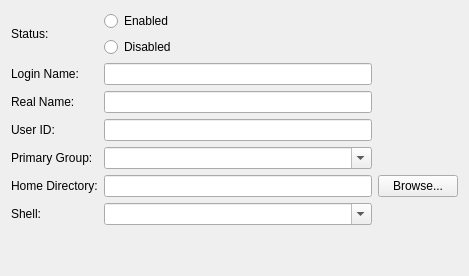
<?xml version="1.0" encoding="UTF-8"?>
<ui version="4.0">
 <class>Form</class>
 <widget class="QWidget" name="Form">
  <property name="geometry">
   <rect>
    <x>0</x>
    <y>0</y>
    <width>469</width>
    <height>276</height>
   </rect>
  </property>
  <layout class="QGridLayout" name="gridLayout">
   <item row="0" column="0">
    <widget class="QLabel" name="statusLabel">
     <property name="text">
      <string>Status:</string>
     </property>
    </widget>
   </item>
   <item row="4" column="0">
    <widget class="QLabel" name="label_6">
     <property name="text">
      <string>Login Name:</string>
     </property>
     <property name="buddy">
      <cstring>loginnameedit</cstring>
     </property>
    </widget>
   </item>
   <item row="5" column="0">
    <widget class="QLabel" name="label_5">
     <property name="text">
      <string>Real Name:</string>
     </property>
     <property name="buddy">
      <cstring>realnameedit</cstring>
     </property>
    </widget>
   </item>
   <item row="5" column="1">
    <widget class="QLineEdit" name="realnameedit"/>
   </item>
   <item row="4" column="1">
    <widget class="QLineEdit" name="loginnameedit"/>
   </item>
   <item row="0" column="1">
    <layout class="QVBoxLayout" name="verticalLayout">
     <item>
      <widget class="QRadioButton" name="enabledradio">
       <property name="text">
        <string>Enabled</string>
       </property>
       <attribute name="buttonGroup">
        <string>enabledradiogroup</string>
       </attribute>
      </widget>
     </item>
     <item>
      <widget class="QRadioButton" name="disabledradio">
       <property name="text">
        <string>Disabled</string>
       </property>
       <attribute name="buttonGroup">
        <string>enabledradiogroup</string>
       </attribute>
      </widget>
     </item>
    </layout>
   </item>
   <item row="6" column="0">
    <widget class="QLabel" name="label_4">
     <property name="text">
      <string>User ID:</string>
     </property>
     <property name="buddy">
      <cstring>uidedit</cstring>
     </property>
    </widget>
   </item>
   <item row="6" column="1">
    <widget class="QLineEdit" name="uidedit"/>
   </item>
   <item row="7" column="0">
    <widget class="QLabel" name="label_3">
     <property name="text">
      <string>Primary Group:</string>
     </property>
     <property name="buddy">
      <cstring>primarygroupedit</cstring>
     </property>
    </widget>
   </item>
   <item row="8" column="0">
    <widget class="QLabel" name="label_2">
     <property name="text">
      <string>Home Directory:</string>
     </property>
     <property name="buddy">
      <cstring>homediredit</cstring>
     </property>
    </widget>
   </item>
   <item row="8" column="1">
    <widget class="QLineEdit" name="homediredit"/>
   </item>
   <item row="8" column="2">
    <widget class="QPushButton" name="homedirbutton">
     <property name="text">
      <string>Browse...</string>
     </property>
    </widget>
   </item>
   <item row="9" column="0">
    <widget class="QLabel" name="label">
     <property name="text">
      <string>Shell:</string>
     </property>
     <property name="buddy">
      <cstring>shelledit</cstring>
     </property>
    </widget>
   </item>
   <item row="10" column="1">
    <spacer name="verticalSpacer">
     <property name="orientation">
      <enum>Qt::Vertical</enum>
     </property>
     <property name="sizeHint" stdset="0">
      <size>
       <width>20</width>
       <height>40</height>
      </size>
     </property>
    </spacer>
   </item>
   <item row="7" column="1">
    <widget class="KComboBox" name="primarygroupedit">
     <property name="editable">
      <bool>true</bool>
     </property>
    </widget>
   </item>
   <item row="9" column="1">
    <widget class="KComboBox" name="shelledit">
     <property name="editable">
      <bool>true</bool>
     </property>
    </widget>
   </item>
  </layout>
 </widget>
 <customwidgets>
  <customwidget>
   <class>KComboBox</class>
   <extends>QComboBox</extends>
   <header>kcombobox.h</header>
  </customwidget>
 </customwidgets>
 <tabstops>
  <tabstop>loginnameedit</tabstop>
  <tabstop>realnameedit</tabstop>
  <tabstop>uidedit</tabstop>
  <tabstop>primarygroupedit</tabstop>
  <tabstop>homediredit</tabstop>
  <tabstop>homedirbutton</tabstop>
  <tabstop>shelledit</tabstop>
  <tabstop>enabledradio</tabstop>
  <tabstop>disabledradio</tabstop>
 </tabstops>
 <resources/>
 <connections/>
 <buttongroups>
  <buttongroup name="enabledradiogroup"/>
 </buttongroups>
</ui>
